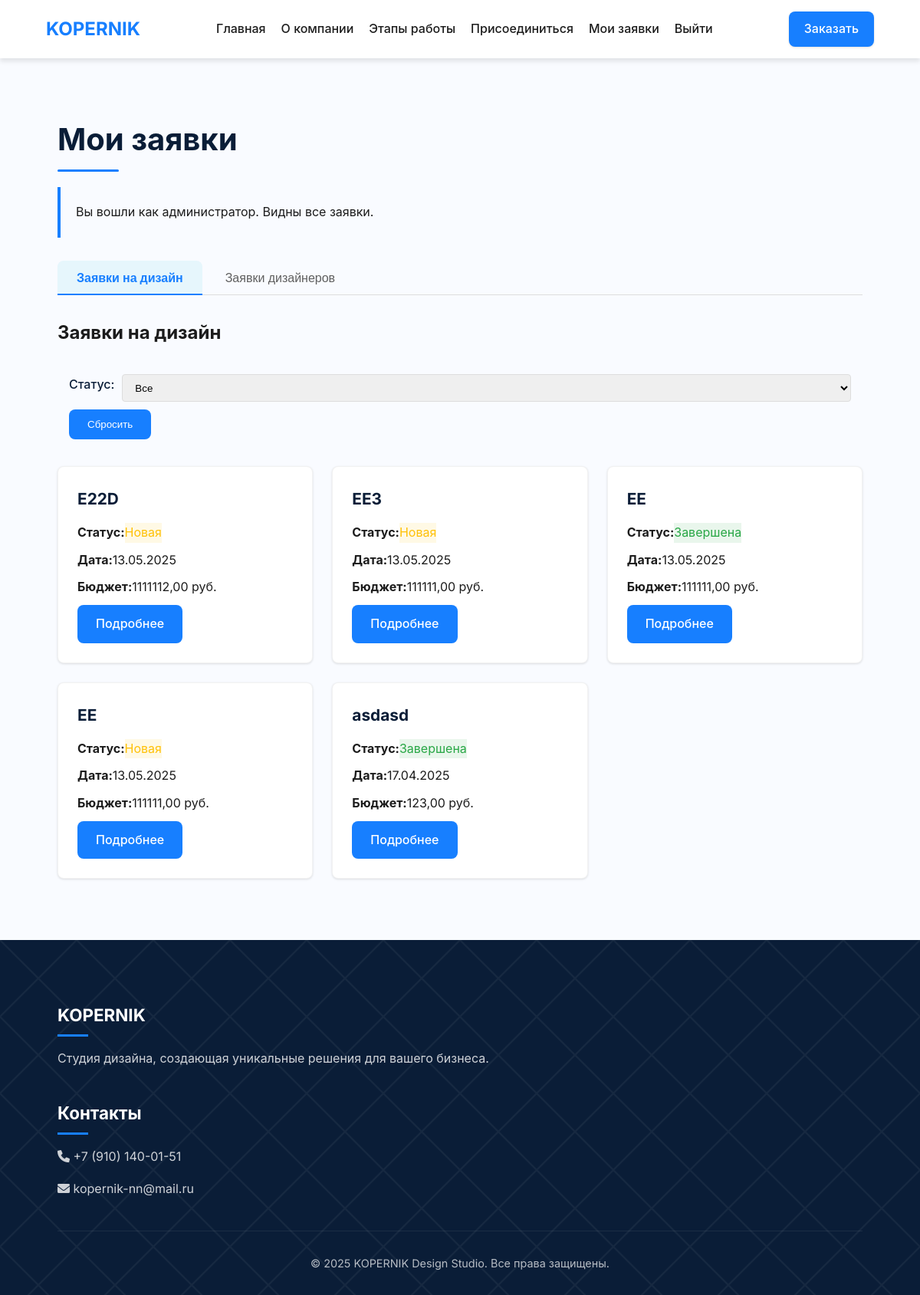
Before: /applications/ (signed in) with the older database file.
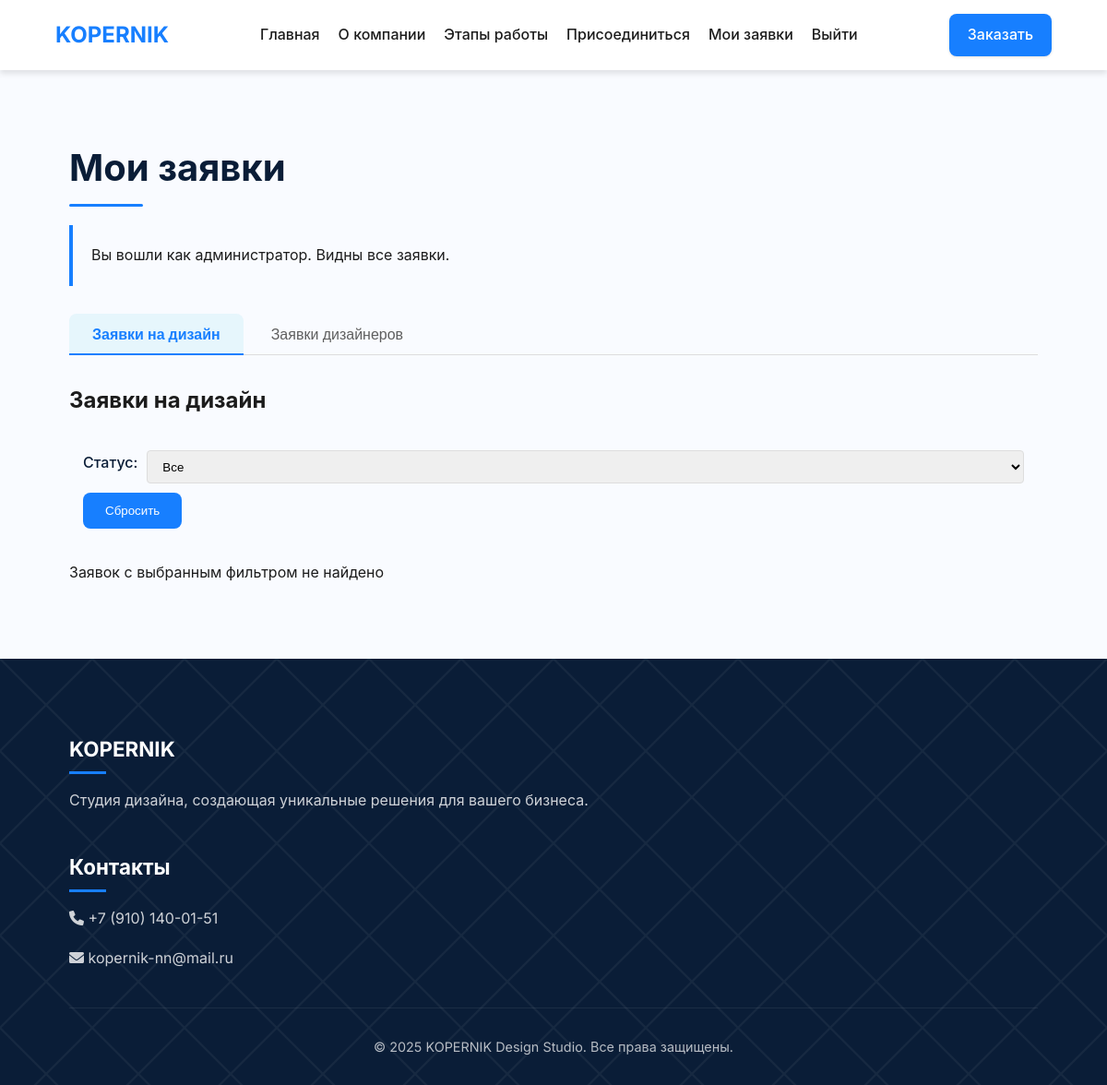
After: the same page with the newer database file.
### design_studio/models.py (models this page shows, shortened)
class ClientRequest(models.Model):
    STATUS_CHOICES = [
        ('new', 'Новая'),
        ('in_progress', 'В работе'),
        ('completed', 'Завершена'),
        ('rejected', 'Отклонена'),
    ]
    name = models.CharField(max_length=100, verbose_name='Имя')
    email = models.EmailField(verbose_name='Email')
    phone = models.CharField(max_length=20, verbose_name='Телефон')
    project_type = models.CharField(max_length=100, verbose_name='Тип проекта')
    description = models.TextField(verbose_name='Описание проекта')
    budget = models.DecimalField(max_digits=10, decimal_places=2, verbose_name='Бюджет')
    created_at = models.DateTimeField(auto_now_add=True, verbose_name='Дата создания')
    status = models.CharField(max_length=20, choices=STATUS_CHOICES, default='new', verbose_name='Статус')
    user = models.ForeignKey(User, on_delete=models.CASCADE, null=True, blank=True, verbose_name='Пользователь')
    class Meta:
        verbose_name = 'Заявка клиента'
        verbose_name_plural = 'Заявки клиентов'
        ordering = ['-created_at']

### design_studio/views.py (the view)
# urls.py: path('applications/', views.applications, name='applications'),
@login_required
def applications(request):
    selected_client_status = request.GET.get('client_status', '')
    selected_designer_status = request.GET.get('designer_status', '')
    client_requests = ClientRequest.objects.all() if request.user.is_superuser else ClientRequest.objects.filter(
        user=request.user)
    if selected_client_status:
        client_requests = client_requests.filter(status=selected_client_status)
    designer_applications = DesignerApplication.objects.all() if request.user.is_superuser else DesignerApplication.objects.filter(
        user=request.user)
    if selected_designer_status:
        designer_applications = designer_applications.filter(status=selected_designer_status)
    return render(request, 'design_studio/applications.html', {
        'client_requests': client_requests,
        'designer_applications': designer_applications,
        'client_status_choices': ClientRequest.STATUS_CHOICES,
        'designer_status_choices': DesignerApplication.STATUS_CHOICES,
        'selected_client_status': selected_client_status,
        'selected_designer_status': selected_designer_status
    })

### templates/design_studio/applications.html (shortened to what this page needs)
{% extends 'design_studio/base.html' %}
{% block content %}
<section class="applications-section">
    <div class="container">
        <h1>Мои заявки</h1>
        {% if user.is_superuser %}
        <div class="admin-notice">
            <p>Вы вошли как администратор. Видны все заявки.</p>
        </div>
        {% endif %}
        <div class="applications-tabs">
            <button class="tab-btn active" onclick="openTab(event, 'client')">Заявки на дизайн</button>
            <button class="tab-btn" onclick="openTab(event, 'designer')">Заявки дизайнеров</button>
        </div>
        <div id="client-tab" class="tab-content" style="display: block;">
            <h2>Заявки на дизайн</h2>
            <div class="filter-container">
                <form method="get" id="client-filter">
                    <div class="filter-group">
                        <label for="client_status">Статус:</label>
                        <select name="client_status" id="client_status" onchange="this.form.submit()">
                            <option value="">Все</option>
                        </select>
                    </div>
                    <button type="button" class="btn btn-small" onclick="resetFilter('client')">Сбросить</button>
                </form>
            </div>
            {% if client_requests %}
            <div class="requests-grid">
                {% for request in client_requests %}
                <div class="request-card">
                    <h3>{{ request.project_type }}</h3>
                    <p><strong>Статус:</strong> <span class="status-{{ request.status }}">{{ request.get_status_display }}</span></p>
                    <p><strong>Дата:</strong> {{ request.created_at|date:"d.m.Y" }}</p>
                    <p><strong>Бюджет:</strong> {{ request.budget }} руб.</p>
                    <a href="{% url 'request_detail' request.id %}" class="btn btn-small">Подробнее</a>
                </div>
                {% endfor %}
            </div>
            {% else %}
            <p>Заявок с выбранным фильтром не найдено</p>
            {% endif %}
        </div>
    </div>
</section>
{% endblock %}

Changed rows visible on the page:
removed ClientRequest: project_type "E22D", status "Новая", created_at "13.05.2025", budget "1111112,00"
removed ClientRequest: project_type "EE3", status "Новая", created_at "13.05.2025", budget "111111,00"
removed ClientRequest: project_type "EE", status "Завершена", created_at "13.05.2025", budget "111111,00"
removed ClientRequest: project_type "EE", status "Новая", created_at "13.05.2025", budget "111111,00"
removed ClientRequest: project_type "asdasd", status "Завершена", created_at "17.04.2025", budget "123,00"
Other visible differences:
text now shown: "Заявок с выбранным фильтром не найдено"
